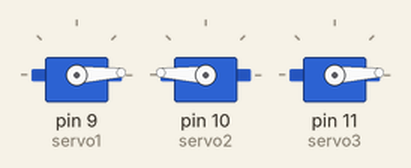
Recording of a sketch running on a simulated Arduino Uno, built with avr-gcc and run on an emulated ATmega328P. On the bench: 3 × servo.

Above: at 0.05 s.
At 0.7 s:
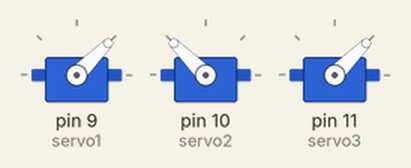
At 1.35 s:
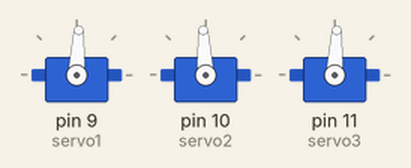
At 2.65 s:
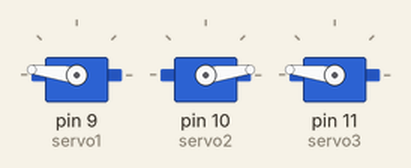
At 3.95 s:
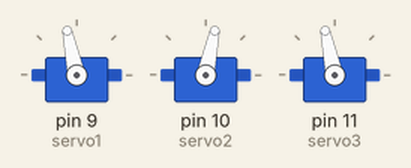
At 5.25 s:
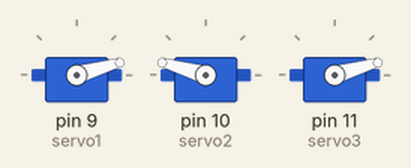
Timing chart, 0 to 7.2 s (numbered marks = the images above):
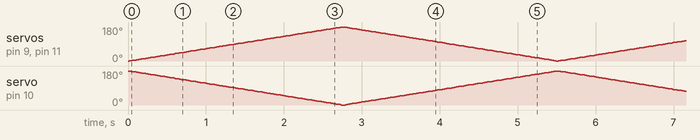

The sketch:

Prueba_servos.ino
```cpp
#include <Servo.h>

Servo servo1;
Servo servo2;
Servo servo3;

void setup() {
  servo1.attach(9);    // servo1 al pin digital 9
  servo2.attach(10);   // servo2 al pin digital 10
  servo3.attach(11);   // servo3 al pin digital 11
}

void loop() {
  // Mueve los servos de 0° a 180°
  for (int pos = 0; pos <= 180; pos += 1) {
    servo1.write(pos);
    servo2.write(180 - pos);  // movimiento inverso en el segundo servo
    servo3.write(pos);        // mismo movimiento que servo1
    delay(15);
  }

  // Mueve los servos de 180° a 0°
  for (int pos = 180; pos >= 0; pos -= 1) {
    servo1.write(pos);
    servo2.write(180 - pos);  // movimiento inverso
    servo3.write(pos);        // mismo movimiento que servo1
    delay(15);
  }
}
```
